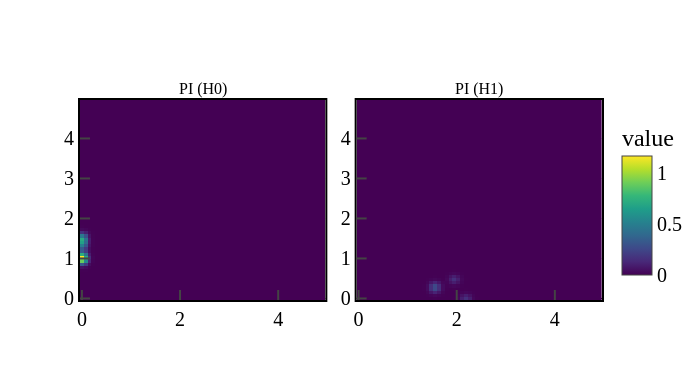

Source (notebook cell):
### Code cell
visualize_pi(dataset[75835].pi[0])

### Figure 1 — Plotly figure (JSON) as saved in the notebook; plotly's stock layout.template omitted (floating-point values rounded to 4 significant figures; data arrays with more than 128 entries replaced by an {"elided": "..."} marker saying what was removed)
{"data": [{"colorbar": {"len": 0.85, "title": {"text": "value"}}, "colorscale": [[0.0, "#440154"], [0.1111, "#482878"], [0.2222, "#3e4989"], [0.3333, "#31688e"], [0.4444, "#26828e"], [0.5556, "#1f9e89"], [0.6667, "#35b779"], [0.7778, "#6ece58"], [0.8889, "#b5de2b"], [1.0, "#fde725"]], "dx": 0.07812, "dy": 0.07812, "showscale": true, "x0": 0.0, "y0": 0.0, "z": {"elided": "64x64 float values"}, "zmax": 1.17, "zmin": 0.0, "type": "heatmap", "xaxis": "x", "yaxis": "y"}, {"colorscale": [[0.0, "#440154"], [0.1111, "#482878"], [0.2222, "#3e4989"], [0.3333, "#31688e"], [0.4444, "#26828e"], [0.5556, "#1f9e89"], [0.6667, "#35b779"], [0.7778, "#6ece58"], [0.8889, "#b5de2b"], [1.0, "#fde725"]], "dx": 0.07812, "dy": 0.07812, "showscale": false, "x0": 0.0, "y0": 0.0, "z": {"elided": "64x64 float values"}, "zmax": 1.17, "zmin": 0.0, "type": "heatmap", "xaxis": "x2", "yaxis": "y2"}], "layout": {"xaxis": {"anchor": "y", "domain": [0.0, 0.47]}, "yaxis": {"anchor": "x", "domain": [0.0, 1.0]}, "xaxis2": {"anchor": "y2", "domain": [0.53, 1.0]}, "yaxis2": {"anchor": "x2", "domain": [0.0, 1.0]}, "annotations": [{"font": {"size": 16}, "showarrow": false, "text": "PI (H0)", "x": 0.235, "xanchor": "center", "xref": "paper", "y": 1.0, "yanchor": "bottom", "yref": "paper"}, {"font": {"size": 16}, "showarrow": false, "text": "PI (H1)", "x": 0.765, "xanchor": "center", "xref": "paper", "y": 1.0, "yanchor": "bottom", "yref": "paper"}], "width": 700, "height": 380}}
